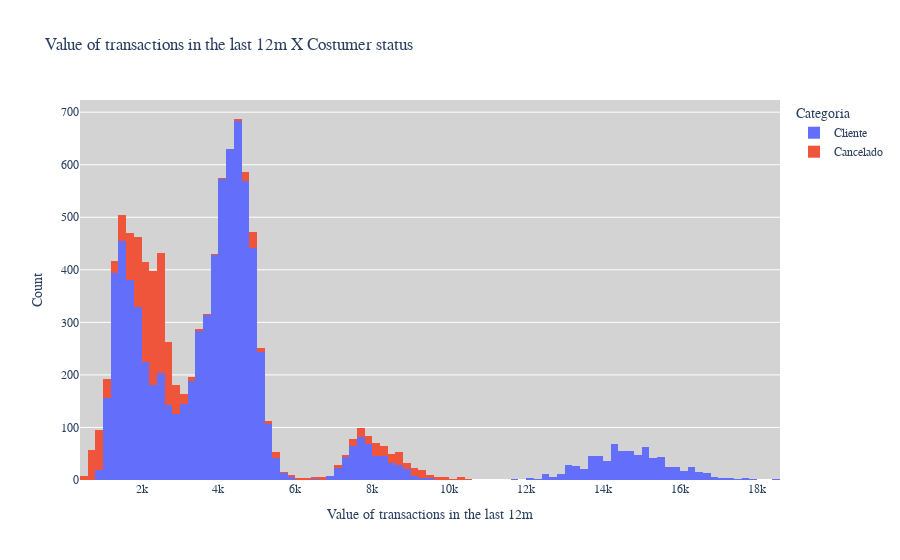

This figure's notebook cell:
### Code cell
graphic = px.histogram(df, x="Valor Transacoes 12m", color="Categoria", title="Value of transactions in the last 12m X Costumer status")
graphic.update_layout(
    xaxis_title='Value of transactions in the last 12m', # Nome para o eixo x
    yaxis_title='Count', # Nome para o eixo y
    font=dict(family='Arial', size=12), #Fonte arial 12 para todo o gráfico
    plot_bgcolor='lightgray' # cor de fundo
)
graphic.show()

### Figure 1 — Plotly figure (JSON) as saved in the notebook; plotly's stock layout.template omitted (floating-point values rounded to 4 significant figures; data arrays with more than 128 entries replaced by an {"elided": "..."} marker saying what was removed)
{"data": [{"alignmentgroup": "True", "bingroup": "x", "hovertemplate": "Categoria=Cliente<br>Valor Transacoes 12m=%{x}<br>count=%{y}<extra></extra>", "legendgroup": "Cliente", "marker": {"color": "#636efa", "pattern": {"shape": ""}}, "name": "Cliente", "offsetgroup": "Cliente", "orientation": "v", "showlegend": true, "type": "histogram", "x": {"elided": "8499 int values"}, "xaxis": "x", "yaxis": "y"}, {"alignmentgroup": "True", "bingroup": "x", "hovertemplate": "Categoria=Cancelado<br>Valor Transacoes 12m=%{x}<br>count=%{y}<extra></extra>", "legendgroup": "Cancelado", "marker": {"color": "#EF553B", "pattern": {"shape": ""}}, "name": "Cancelado", "offsetgroup": "Cancelado", "orientation": "v", "showlegend": true, "type": "histogram", "x": {"elided": "1627 int values"}, "xaxis": "x", "yaxis": "y"}], "layout": {"autosize": true, "barmode": "relative", "font": {"family": "Arial", "size": 12}, "legend": {"title": {"text": "Categoria"}, "tracegroupgap": 0}, "plot_bgcolor": "lightgray", "title": {"text": "Value of transactions in the last 12m X Costumer status"}, "xaxis": {"anchor": "y", "autorange": true, "domain": [0, 1], "range": [399.5, 18600.0], "title": {"text": "Value of transactions in the last 12m"}, "type": "linear"}, "yaxis": {"anchor": "x", "autorange": true, "domain": [0, 1], "range": [0, 723.2], "title": {"text": "Count"}}}}
